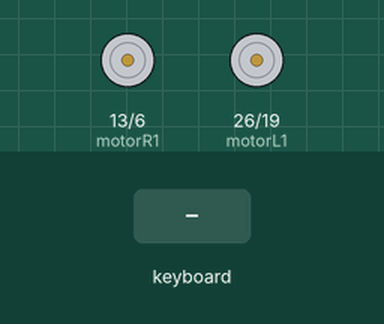
This program was run on a simulated Raspberry Pi (BCM pin numbers). Parts: motor-driver pin pairs drawn as motors (green arrow = first pin HIGH = forward, orange = second pin HIGH = backward, longer = more drive). The inputs (shaded band) are chosen by the test bench.

Above: at 1.2 s.
1.3 s: key up typed on the keyboard
At 1.37 s:
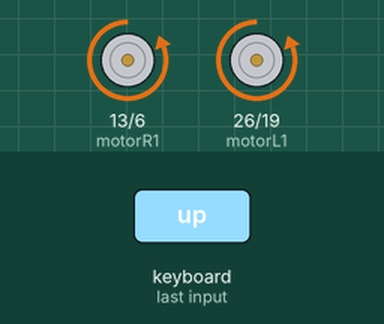
2.9 s: key left typed on the keyboard
At 2.97 s:
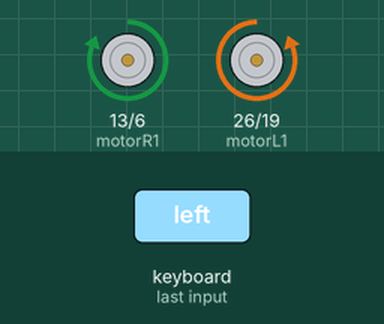
4.5 s: key down typed on the keyboard
At 4.57 s:
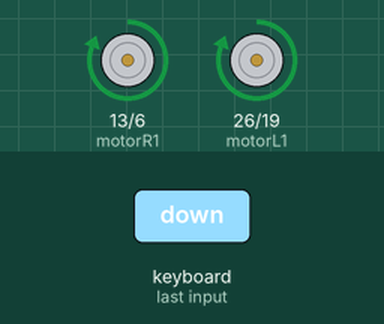
6.1 s: key right typed on the keyboard
At 6.17 s:
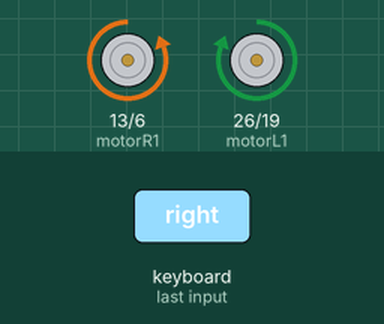
Timing chart, 0 to 8.7 s (numbered marks = the images above; inputs shaded):
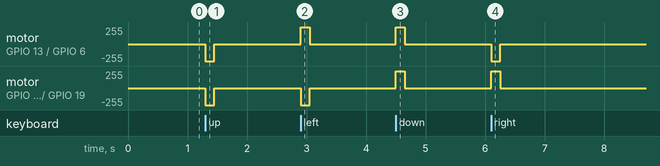

Measured:
- after the input at 1.3 s, motor on GPIO 13 (motorR1) / GPIO 6 (motorR2), motor on GPIO 26 (motorL1) / GPIO 19 (motorL2): stopped → backward 255/255 at once, → stopped 0.15 s later
- after the input at 2.9 s, motor on GPIO 13 (motorR1) / GPIO 6 (motorR2): stopped → forward 255/255 at once, → stopped 0.15 s later; motor on GPIO 26 (motorL1) / GPIO 19 (motorL2): stopped → backward 255/255 at once, → stopped 0.15 s later
- after the input at 4.5 s, motor on GPIO 13 (motorR1) / GPIO 6 (motorR2), motor on GPIO 26 (motorL1) / GPIO 19 (motorL2): stopped → forward 255/255 at once, → stopped 0.15 s later
- after the input at 6.1 s, motor on GPIO 13 (motorR1) / GPIO 6 (motorR2): stopped → backward 255/255 at once, → stopped 0.15 s later; motor on GPIO 26 (motorL1) / GPIO 19 (motorL2): stopped → forward 255/255 at once, → stopped 0.15 s later

The program:

ProjectPi.py
```python
from pynput import keyboard
import RPi.GPIO as GPIO
import os
import time

motorL1 = 26
motorL2 = 19
motorR1 = 13
motorR2 = 6

GPIO.setwarnings(False)
GPIO.setmode(GPIO.BCM)

GPIO.setup(motorL1,GPIO.OUT)
GPIO.setup(motorL2,GPIO.OUT)
GPIO.setup(motorR1,GPIO.OUT)
GPIO.setup(motorR2,GPIO.OUT)

lis =[motorL1,motorL2,motorR1,motorR2]


def updateCurr():
    global curNum
    curNum += 1
    print(curNum)

def takePicture(imgCount):
    cmd = "fswebcam -p YUYV -d /dev/video0 -r 640x480 --no-banner /home/pi/pycam/image"
    st = cmd + str(imgCount) + ".jpg"
    os.system(st)
    #curNum = imgCount + 1

def clearKey(index,arr):
    GPOI.output(arr[index],GPIO.LOW)

def clearLed(array):
    for i in array:
        GPIO.output(i,GPIO.LOW)
    return

def driveMotor(array,index):
    GPIO.output(array[index],GPIO.HIGH)
    return

def on_press(key):
    try:
        #print('alphanumeric key {0} pressed'.format(key.char))
        if key.char == '0':
            GPIO.cleanup()
            e.set()
            quit()
        elif key.char == '3':
            takePicture(curNum)
            updateCurr()
    except AttributeError:
        #print('special key {0} pressed'.format(key))
        if format(key) == "Key.up":
            driveMotor(lis,1)
            driveMotor(lis,3)
        elif format(key) == "Key.left":
            driveMotor(lis,1)
            driveMotor(lis,2)
        elif format(key) == "Key.down":
            driveMotor(lis,0)
            driveMotor(lis,2)
        elif format(key) == "Key.right":
            driveMotor(lis,0)
            driveMotor(lis,3)

def on_release(key):
    #print('{0} released'.format(key))
    clearLed(lis)
    if key == keyboard.Key.esc:
        # Stop listener
        return False

# Collect events until released
with keyboard.Listener(on_press=on_press,on_release=on_release) as listener:
    listener.join()
```
